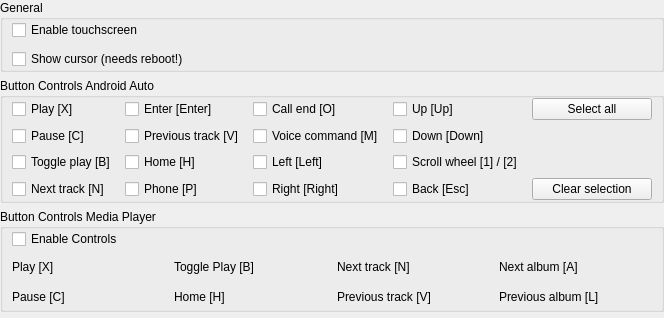
    <widget class="QWidget" name="tab4" native="true">
     <property name="sizePolicy">
      <sizepolicy hsizetype="Expanding" vsizetype="Expanding">
       <horstretch>0</horstretch>
       <verstretch>0</verstretch>
      </sizepolicy>
     </property>
     <layout class="QVBoxLayout" name="verticalLayout_32">
      <property name="leftMargin">
       <number>0</number>
      </property>
      <property name="topMargin">
       <number>0</number>
      </property>
      <property name="rightMargin">
       <number>0</number>
      </property>
      <property name="bottomMargin">
       <number>2</number>
      </property>
      <item>
       <widget class="QGroupBox" name="general">
        <property name="title">
         <string>General</string>
        </property>
        <layout class="QVBoxLayout" name="inputs">
         <property name="spacing">
          <number>9</number>
         </property>
         <property name="leftMargin">
          <number>9</number>
         </property>
         <property name="topMargin">
          <number>0</number>
         </property>
         <property name="rightMargin">
          <number>9</number>
         </property>
         <property name="bottomMargin">
          <number>0</number>
         </property>
         <item>
          <widget class="QCheckBox" name="checkBoxEnableTouchscreen">
           <property name="text">
            <string>Enable touchscreen</string>
           </property>
          </widget>
         </item>
         <item>
          <widget class="QCheckBox" name="checkBoxShowCursor">
           <property name="text">
            <string>Show cursor (needs reboot!)</string>
           </property>
          </widget>
         </item>
        </layout>
       </widget>
      </item>
      <item>
       <widget class="QGroupBox" name="buttons">
        <property name="title">
         <string>Button Controls Android Auto</string>
        </property>
        <layout class="QGridLayout" name="gridLayout_6">
         <property name="topMargin">
          <number>0</number>
         </property>
         <property name="bottomMargin">
          <number>0</number>
         </property>
         <property name="horizontalSpacing">
          <number>9</number>
         </property>
         <item row="0" column="3">
          <widget class="QCheckBox" name="checkBoxUpButton">
           <property name="text">
            <string>Up [Up]</string>
           </property>
          </widget>
         </item>
         <item row="2" column="2">
          <widget class="QCheckBox" name="checkBoxLeftButton">
           <property name="text">
            <string>Left [Left]</string>
           </property>
          </widget>
         </item>
         <item row="1" column="1">
          <widget class="QCheckBox" name="checkBoxPreviousTrackButton">
           <property name="text">
            <string>Previous track [V]</string>
           </property>
          </widget>
         </item>
         <item row="0" column="0">
          <widget class="QCheckBox" name="checkBoxPlayButton">
           <property name="text">
            <string>Play [X]</string>
           </property>
          </widget>
         </item>
         <item row="0" column="2">
          <widget class="QCheckBox" name="checkBoxCallEndButton">
           <property name="text">
            <string>Call end [O]</string>
           </property>
          </widget>
         </item>
         <item row="2" column="0">
          <widget class="QCheckBox" name="checkBoxTogglePlayButton">
           <property name="text">
            <string>Toggle play [B]</string>
           </property>
          </widget>
         </item>
         <item row="1" column="2">
          <widget class="QCheckBox" name="checkBoxVoiceCommandButton">
           <property name="text">
            <string>Voice command [M]</string>
           </property>
          </widget>
         </item>
         <item row="3" column="3">
          <widget class="QCheckBox" name="checkBoxBackButton">
           <property name="text">
            <string>Back [Esc]</string>
           </property>
          </widget>
         </item>
         <item row="1" column="0">
          <widget class="QCheckBox" name="checkBoxPauseButton">
           <property name="text">
            <string>Pause [C]</string>
           </property>
          </widget>
         </item>
         <item row="2" column="1">
          <widget class="QCheckBox" name="checkBoxHomeButton">
           <property name="text">
            <string>Home [H]</string>
           </property>
          </widget>
         </item>
         <item row="0" column="1">
          <widget class="QCheckBox" name="checkBoxEnterButton">
           <property name="text">
            <string>Enter [Enter]</string>
           </property>
          </widget>
         </item>
         <item row="1" column="3">
          <widget class="QCheckBox" name="checkBoxDownButton">
           <property name="text">
            <string>Down [Down]</string>
           </property>
          </widget>
         </item>
         <item row="2" column="3">
          <widget class="QCheckBox" name="checkBoxScrollWheelButton">
           <property name="text">
            <string>Scroll wheel [1] / [2]</string>
           </property>
          </widget>
         </item>
         <item row="0" column="4">
          <widget class="QPushButton" name="pushButtonSelectAll">
           <property name="sizePolicy">
            <sizepolicy hsizetype="Fixed" vsizetype="Fixed">
             <horstretch>0</horstretch>
             <verstretch>0</verstretch>
            </sizepolicy>
           </property>
           <property name="minimumSize">
            <size>
             <width>120</width>
             <height>20</height>
            </size>
           </property>
           <property name="text">
            <string>Select all</string>
           </property>
          </widget>
         </item>
         <item row="3" column="2">
          <widget class="QCheckBox" name="checkBoxRightButton">
           <property name="text">
            <string>Right [Right]</string>
           </property>
          </widget>
         </item>
         <item row="3" column="1">
          <widget class="QCheckBox" name="checkBoxPhoneButton">
           <property name="text">
            <string>Phone [P]</string>
           </property>
          </widget>
         </item>
         <item row="3" column="0">
          <widget class="QCheckBox" name="checkBoxNextTrackButton">
           <property name="text">
            <string>Next track [N]</string>
           </property>
          </widget>
         </item>
         <item row="3" column="4">
          <widget class="QPushButton" name="pushButtonClearSelection">
           <property name="sizePolicy">
            <sizepolicy hsizetype="Fixed" vsizetype="Fixed">
             <horstretch>0</horstretch>
             <verstretch>0</verstretch>
            </sizepolicy>
           </property>
           <property name="minimumSize">
            <size>
             <width>120</width>
             <height>20</height>
            </size>
           </property>
           <property name="text">
            <string>Clear selection</string>
           </property>
          </widget>
         </item>
        </layout>
       </widget>
      </item>
      <item>
       <widget class="QGroupBox" name="groupBox_2">
        <property name="title">
         <string>Button Controls Media Player</string>
        </property>
        <layout class="QGridLayout" name="gridLayout_2">
         <property name="topMargin">
          <number>0</number>
         </property>
         <property name="bottomMargin">
          <number>0</number>
         </property>
         <property name="horizontalSpacing">
          <number>9</number>
         </property>
         <item row="1" column="1">
          <widget class="QLabel" name="label_24">
           <property name="sizePolicy">
            <sizepolicy hsizetype="Preferred" vsizetype="Minimum">
             <horstretch>0</horstretch>
             <verstretch>0</verstretch>
            </sizepolicy>
           </property>
           <property name="minimumSize">
            <size>
             <width>0</width>
             <height>24</height>
            </size>
           </property>
           <property name="text">
            <string>Toggle Play [B]</string>
           </property>
          </widget>
         </item>
         <item row="1" column="2">
          <widget class="QLabel" name="label_25">
           <property name="sizePolicy">
            <sizepolicy hsizetype="Preferred" vsizetype="Minimum">
             <horstretch>0</horstretch>
             <verstretch>0</verstretch>
            </sizepolicy>
           </property>
           <property name="minimumSize">
            <size>
             <width>0</width>
             <height>24</height>
            </size>
           </property>
           <property name="text">
            <string>Next track [N]</string>
           </property>
          </widget>
         </item>
         <item row="1" column="0">
          <widget class="QLabel" name="label_23">
           <property name="sizePolicy">
            <sizepolicy hsizetype="Preferred" vsizetype="Minimum">
             <horstretch>0</horstretch>
             <verstretch>0</verstretch>
            </sizepolicy>
           </property>
           <property name="minimumSize">
            <size>
             <width>0</width>
             <height>24</height>
            </size>
           </property>
           <property name="text">
            <string>Play [X]</string>
           </property>
          </widget>
         </item>
         <item row="0" column="0">
          <widget class="QCheckBox" name="checkBoxPlayerControl">
           <property name="text">
            <string>Enable Controls</string>
           </property>
          </widget>
         </item>
         <item row="1" column="3">
          <widget class="QLabel" name="label_26">
           <property name="sizePolicy">
            <sizepolicy hsizetype="Preferred" vsizetype="Minimum">
             <horstretch>0</horstretch>
             <verstretch>0</verstretch>
            </sizepolicy>
           </property>
           <property name="minimumSize">
            <size>
             <width>0</width>
             <height>24</height>
            </size>
           </property>
           <property name="text">
            <string>Next album [A]</string>
           </property>
          </widget>
         </item>
         <item row="2" column="0">
          <widget class="QLabel" name="label_22">
           <property name="sizePolicy">
            <sizepolicy hsizetype="Minimum" vsizetype="Preferred">
             <horstretch>0</horstretch>
             <verstretch>0</verstretch>
            </sizepolicy>
           </property>
           <property name="minimumSize">
            <size>
             <width>0</width>
             <height>24</height>
            </size>
           </property>
           <property name="text">
            <string>Pause [C]</string>
           </property>
          </widget>
         </item>
         <item row="2" column="1">
          <widget class="QLabel" name="label_27">
           <property name="sizePolicy">
            <sizepolicy hsizetype="Preferred" vsizetype="Minimum">
             <horstretch>0</horstretch>
             <verstretch>0</verstretch>
            </sizepolicy>
           </property>
           <property name="minimumSize">
            <size>
             <width>0</width>
             <height>24</height>
            </size>
           </property>
           <property name="text">
            <string>Home [H]</string>
           </property>
          </widget>
         </item>
         <item row="2" column="2">
          <widget class="QLabel" name="label_28">
           <property name="sizePolicy">
            <sizepolicy hsizetype="Preferred" vsizetype="Minimum">
             <horstretch>0</horstretch>
             <verstretch>0</verstretch>
            </sizepolicy>
           </property>
           <property name="minimumSize">
            <size>
             <width>0</width>
             <height>24</height>
            </size>
           </property>
           <property name="text">
            <string>Previous track [V]</string>
           </property>
          </widget>
         </item>
         <item row="2" column="3">
          <widget class="QLabel" name="label_29">
           <property name="sizePolicy">
            <sizepolicy hsizetype="Preferred" vsizetype="Minimum">
             <horstretch>0</horstretch>
             <verstretch>0</verstretch>
            </sizepolicy>
           </property>
           <property name="minimumSize">
            <size>
             <width>0</width>
             <height>24</height>
            </size>
           </property>
           <property name="text">
            <string>Previous album [L]</string>
           </property>
          </widget>
         </item>
        </layout>
       </widget>
      </item>
      <item>
       <spacer name="verticalSpacer_7">
        <property name="orientation">
         <enum>Qt::Vertical</enum>
        </property>
        <property name="sizeHint" stdset="0">
         <size>
          <width>20</width>
          <height>4</height>
         </size>
        </property>
       </spacer>
      </item>
     </layout>
    </widget>
